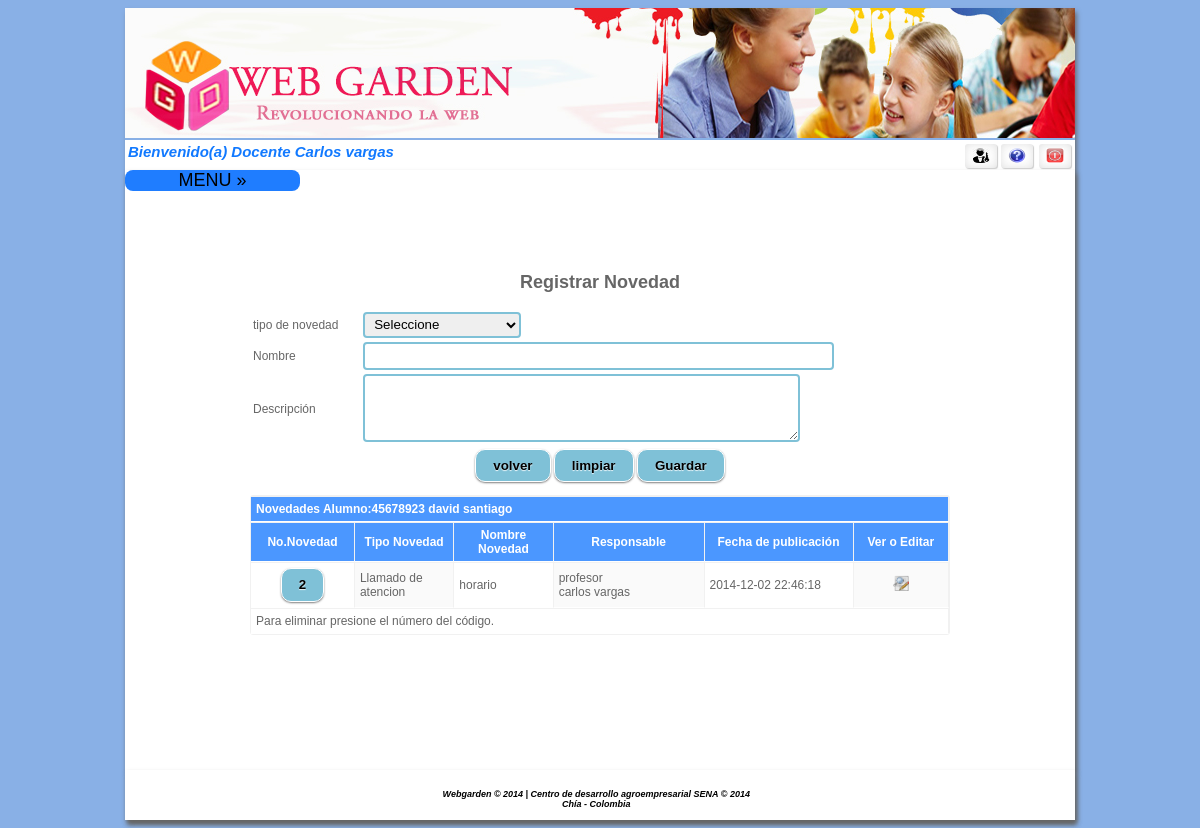
/home.php?pr=45678923&acceso=112 (signed in), run on the app's committed database.
### tables this page shows
CREATE TABLE IF NOT EXISTS `alumno` (
  `identificacion` int(11) NOT NULL,
  `prinombre` varchar(15) NOT NULL,
  `segnombre` varchar(20) DEFAULT NULL,
  `priapellido` varchar(15) NOT NULL,
  `segapellido` varchar(20) DEFAULT NULL,
  `direccion` varchar(15) NOT NULL,
  `desenf` varchar(1000) NOT NULL,
  `retri` varchar(1000) NOT NULL,
  `idruta` int(11) NOT NULL,
  `acudiente` int(11) NOT NULL,
  `foto` varchar(300) NOT NULL,
  `genero` int(11) NOT NULL,
  `idcurso` int(11) NOT NULL,
  `rh` int(11) NOT NULL,
  `tipodoc` int(11) NOT NULL,
  `fecha_naci` date NOT NULL,
  `gruposan` int(11) NOT NULL
);

CREATE TABLE IF NOT EXISTS `novedad` (
`idnovedad` int(11) NOT NULL,
  `titulo` varchar(50) NOT NULL,
  `descripcion` varchar(1000) NOT NULL,
  `iddocente` int(11) NOT NULL,
  `idalumno` int(11) NOT NULL,
  `tiponov` int(11) NOT NULL,
  `fecha` timestamp NOT NULL DEFAULT CURRENT_TIMESTAMP,
  `perfilid` int(11) NOT NULL
);

CREATE TABLE IF NOT EXISTS `valor` (
`idvalor` int(11) NOT NULL,
  `nombre` varchar(50) NOT NULL,
  `idparametro` int(11) NOT NULL
);

CREATE TABLE IF NOT EXISTS `perfil` (
`idperfil` int(11) NOT NULL,
  `nombre` varchar(50) NOT NULL
);

CREATE TABLE IF NOT EXISTS `persona` (
  `identificacion` int(11) NOT NULL,
  `prinombre` varchar(15) NOT NULL,
  `segnombre` varchar(20) DEFAULT NULL,
  `priapellido` varchar(15) NOT NULL,
  `segapellido` varchar(20) DEFAULT NULL,
  `telefono` varchar(15) NOT NULL,
  `direccion` varchar(15) NOT NULL,
  `foto` varchar(300) DEFAULT NULL,
  `pass` varchar(200) NOT NULL,
  `genero` int(11) NOT NULL,
  `email` varchar(100) NOT NULL,
  `tipodoc` int(11) NOT NULL
);

### modelo/mnove.php (called while the page is built, shortened)
<?php
include ("controlador/conexion.php");
class mnove {
    function valor($val) {
        $sql = "SELECT idvalor,nombre FROM valor WHERE idparametro='" . $val . "';";
        $conexionBD = new conexion();
        $conexionBD->conectarBD();
        $data = $conexionBD->ejeCon($sql, 0);
        return $data;
    }
    function alumno($pr) {
        $sql = "SELECT * FROM alumno WHERE identificacion='" . $pr . "';";
        $conexionBD = new conexion();
        $conexionBD->conectarBD();
        $data = $conexionBD->ejeCon($sql, 0);
        return $data;
    }
    function selnoves($idalumno,$iddocente ) {
        $sql = "SELECT nov.idnovedad,nov.titulo,nov.descripcion,nov.fecha,per.prinombre,per.priapellido,val.nombre as tipon,perf.nombre as perfil from novedad as nov inner join persona as per on nov.iddocente=per.identificacion inner join valor as val on nov.tiponov=val.idvalor inner join perfil as perf on nov.perfilid=perf.idperfil WHERE nov.idalumno='".$idalumno."' and nov.iddocente='".$iddocente."' ORDER BY nov.idnovedad  DESC;";
        $conexionBD = new conexion();
        $conexionBD->conectarBD();
        $data = $conexionBD->ejeCon($sql, 0);
        return $data;
    }
}
?>

### controlador/configuracion.php (called while the page is built)
<?php
	$usu_db = "root";
	$pass_db = "";
	$serv_db = "localhost";
	$db = "webgarden";
?>

### controlador/conexion.php (called while the page is built, shortened)
<?php
class conexion{
	function conectarBD(){
		include("configuracion.php");
		$this->link = mysql_connect($serv_db,$usu_db,$pass_db);
		$db2= mysql_select_db($db);
	}
	function ejeCon($con, $op){
		$this->resultado = mysql_query($con) or
		die("La consulta fallo: ".mysql_error());
		if ($op==0){
			while ($linea = mysql_fetch_array($this->resultado)){
				$arrayResultado[] = $linea;
			}
		}else{
			$arrayResultado[] =0;
		}
		$resarr = isset($arrayResultado) ? $arrayResultado:NULL;
		if($resarr){
			return $arrayResultado;
		}
	}
}
?>

### vista/vnove.php (the view, shortened to what this page needs)
<?php
include ("controlador/cnove.php");
?>
<center>
    <form name="form1" action="" method="post" onSubmit="return confirm('Por  favor primero  verifique  los datos ingresados  antes de hacer clic en  !aceptar!')">
        <table width="700" border="0">
            <tr>
                <td colspan="3" align="center">
                    <h2>Registrar Novedad</h2>
                </td>
            </tr>
            <tr>
                <td colspan="0" align="left">tipo de novedad</td>
                <td colspan="2">
                    <select name="tiponov" required >
                        <option value>Seleccione </option>
                    </select>
                </td>
            </tr>
            <tr>
                <td align="left">Nombre</td>
                <td colspan="2"> <input type="text" placeholder="" name="titulo" size="55" maxlength="50" required="required"  /></td>
            </tr>
            <tr>
                <td align="left">Descripci&oacute;n</td>
                <td colspan="2"><textarea name="descripcion" maxlength="1000" required="required" rows="4" cols="51"></textarea></td>
            </tr>
            <tr>
                <td colspan="3" align="center" >
                        <input type="button" onclick="location.href='home.php?acceso=137'" value="volver"/>
                    <input type="reset" value="limpiar" />
                    <input type="submit"  value="Guardar"   />
                </td>
            </tr>
        </table>
    </form>
    <form id="form2" name="form2" method="GET" action="" onSubmit="return confirm('Desea eliminar?')">
        <div align="center" id="tabint">
            <table width="700px" border="1" cellspacing="0" cellpadding="5">
                <tr>
                    <th class="style1" align="left" colspan="7">Novedades Alumno:<?php echo $alumno[0]['identificacion']?> <?php echo $alumno[0]['prinombre']?> <?php echo $alumno[0]['segnombre'] ?></th>
                </tr>
                <tr>
                    <th class="style1" align="center" width="100px">No.Novedad<input name="acceso" type="hidden" id="acceso" value="112" /><input name="pr" type="hidden"  value="<?php echo $idalumno?>" /></th>
                    <th class="style1" align="center" width="100px">Tipo Novedad</th>
                    <th class="style1" align="center" width="100px">Nombre Novedad</th>
                    <th class="style1" align="center" width="100px">Responsable</th>
                    <th class="style1" align="center" width="100px">Fecha de publicaci&oacute;n</th>
                    <th class="style1" align="center" width="100px">Ver o Editar</th>
                </tr>
                <?php
                for ($i = 0; $i < count($selnove); $i++) {
                    ?>
                    <tr>
                        <td class="style2" align="center"><input type="submit" name="del" value= <?php echo $selnove[$i]['idnovedad'] ?>></td>
                        <td class="style2" align="left"> <?php echo $selnove[$i]['tipon'] ?></td>
                        <td class="style2" align="left"> <?php echo $selnove[$i]['titulo'] ?></td>
                        <td class="style2" align="left" width="160px"><?php echo $selnove[$i]['perfil'] ?><br><?php echo $selnove[$i]['prinombre'] ?> <?php echo $selnove[$i]['priapellido'] ?></td>
                        <td class="style2" align="left" width="160px"> <?php echo $selnove[$i]['fecha'] ?></td>
                        <td align="center"><a href="home.php?act=<?php echo $selnove[$i]['idnovedad'] ?>&acceso=115&alum=<?php echo $idalumno?>"><img border=0 src="image/editar.png" width="16" height="16" /></a></td>
                    </tr>
                <?php } ?>
                <tr>
                    <td colspan=17 class="style2">Para eliminar presione el n&uacute;mero del c&oacute;digo.</td>
                </tr>
            </table>
            <p>&nbsp; </p>
        </div>
    </form>
</center>

### css/style.css (style rules this page uses)
input[type=submit], input[type=reset],input[type=button] { padding: 9px 17px; font-family: Helvetica,Arial,sans-serif; font-weight: bold; line-height: 1; color: #000000; border: none; text-shadow: 0 1px 1px rgba(255,255,255,0.85); background-color:#7FC1D7; border: 1px solid #ffffff; border-radius: 10px; box-shadow: 0 1px 2px rgba(0,0,0,0.5); }
#tabint table { border-radius: 3px; border: solid 1px #f1f1f1; box-shadow: 5 5 10px #333; margin: 10px; }
#tabint table a { color: #fff; }
#tabint table tbody tr td,#tabint table tbody tr th { transition: all 400ms ease-in; -webkit-transition: all 400ms ease-in; -moz-transition: all 400ms ease-in; -o-transition: all 400ms ease-in; -ms-transition: all 400ms ease-in; padding: 5px 5px; word-wrap: break-word; border: solid 0px #fff; border-bottom: solid 1px #fff; border-top: solid 1px #f1f1f1; border-right: solid 1px #f1f1f1; }
#tabint table tbody tr td:nth-child(odd) { background-color: #fff; }
#tabint table tbody tr td:nth-child(even) { background-color: #fafafa; }
#tabint table th { background: #4B97FF; color: #fff; }
input[type=text], input[type=password],input[type=number], input[type=email], input[type=date], input[type=tel], select { height:22px; border-radius: 4px; padding-left:5px; padding-right:5px; border:2px solid #7FC1D7; }
textarea { border-radius: 4px; padding-left:5px; padding-right:5px; border:2px solid #7FC1D7; }
select { height:26px; }

### css/menu.css (style rules this page uses)
body { font-family: 'Open Sans', sans-serif; background:#89B0E6; background-size:cover; }
a { color: #23dbdb; text-decoration: none; }

### data on the page
alumno: identificacion "45678923", prinombre "david", segnombre "santiago"
novedad: del "2", valor.nombre "Llamado de atencion", titulo "horario", perfilid.nombre "profesor", iddocente.prinombre "carlos", iddocente.priapellido "vargas", fecha "2014-12-02 22:46:18"

### other printed values
$nomapre "Carlos vargas"
